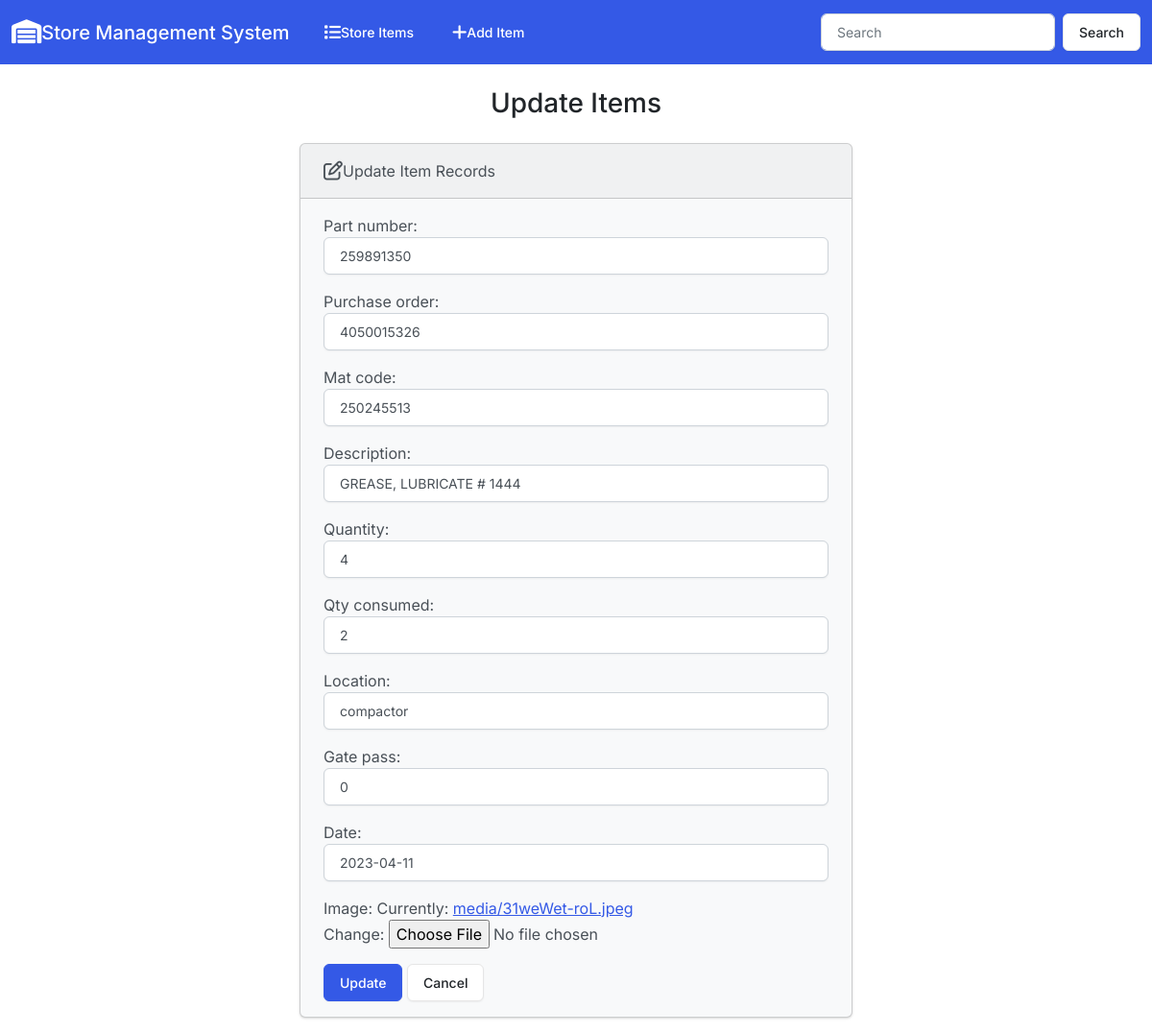
The page /edit/3/ on the database its author committed.
### store/models.py (models this page shows, shortened)
class Store(models.Model):
    part_number = models.CharField(max_length=10)
    purchase_order =models.PositiveIntegerField()
    mat_code = models.PositiveIntegerField()
    description= models.CharField(max_length=37)
    quantity=models.PositiveIntegerField()
    qty_consumed=models.PositiveIntegerField()
    location=models.CharField(max_length=50)
    gate_pass=models.PositiveIntegerField()
    Date=models.DateField(auto_now=False, auto_now_add=False, blank=True, null=True)
    image=models.ImageField(upload_to='media')

### store/views.py (the view)
# urls.py: path('edit/<int:id>/', views.edit , name='edit'),
def edit(request, id):
    if request.method == 'POST':
      store = Store.objects.get(pk=id)
      form=StoreForm(request.POST,instance=store,files=request.FILES)
      if form.is_valid():
        form.save()
        return render(request,'store/edit.html',{
            'form':form,
            'success':True
        })
    else:
       store = Store.objects.get(pk=id)
       form = StoreForm(instance=store)
    return render(request,'store/edit.html',{
        'form':form
    })

### store/templates/store/edit.html (shortened to what this page needs)
{% extends "store/base.html" %}
{% block body %}
<h3 class="text-center m-4">Update Items</h3>
{% if success %}
<div class="alert alert-success" role="alert">
    The Item updated Successfully.
    <a href="{% url 'index' %}" class="alert-link">Go to home page</a>
</div>
{% else %}
<div class="row justify-content-center">
    <div class="col-6">
        <div class="card bg-light mb-3" >
            <div class="card-header">
                <i class="fa-regular fa-pen-to-square fa-lg"></i>Update Item Records
            </div>
            <div class="card-body">
                <form action="" method="POST" enctype="multipart/form-data">
                    {{ form.as_p }}
                    <button type="submit" class="btn btn-primary">Update</button>
                    <a href="{% url 'index' %}" class="btn btn-secondary">Cancel</a>
                </form>
        </div>
    </div>
</div>
{% endif %}
{% endblock %}

### rows shown on the page
Store: part_number "259891350", purchase_order "4050015326", mat_code "250245513", description "GREASE, LUBRICATE # 1444", quantity "4", qty_consumed "2", location "compactor", gate_pass "0", Date "2023-04-11"
